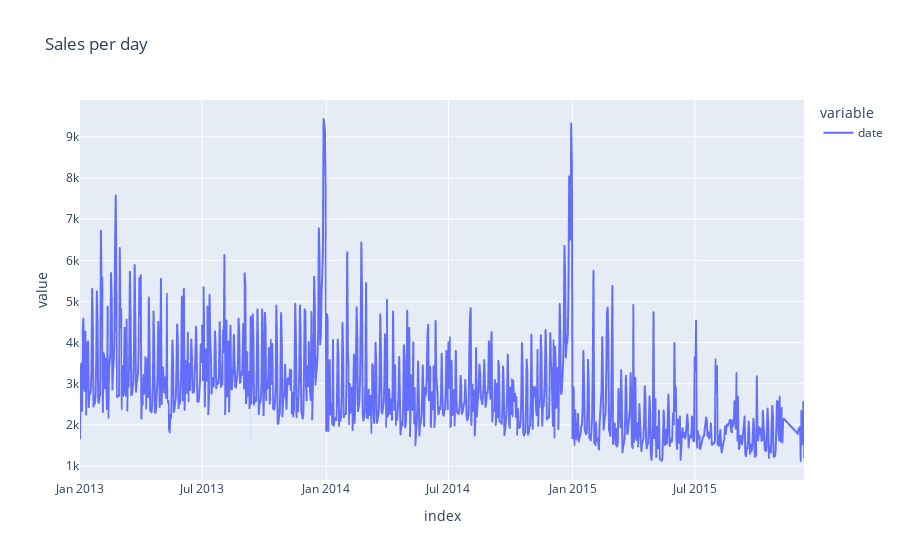

The cell this chart's notebook holds for it:
### Markdown cell above
# Dates

### Code cell
sales.date.value_counts().sort_index().plot.line(title='Sales per day')

### Figure 1 — Plotly figure (JSON) as saved in the notebook; plotly's stock layout.template omitted (floating-point values rounded to 4 significant figures; data arrays with more than 128 entries replaced by an {"elided": "..."} marker saying what was removed)
{"data": [{"hovertemplate": "variable=date<br>index=%{x}<br>value=%{y}<extra></extra>", "legendgroup": "date", "line": {"color": "#636efa", "dash": "solid"}, "mode": "lines", "name": "date", "showlegend": true, "type": "scattergl", "x": {"elided": "1034 str values"}, "xaxis": "x", "y": {"elided": "1034 int values"}, "yaxis": "y"}], "layout": {"legend": {"title": {"text": "variable"}, "tracegroupgap": 0}, "title": {"text": "Sales per day"}, "xaxis": {"anchor": "y", "domain": [0, 1], "title": {"text": "index"}}, "yaxis": {"anchor": "x", "domain": [0, 1], "title": {"text": "value"}}}}
